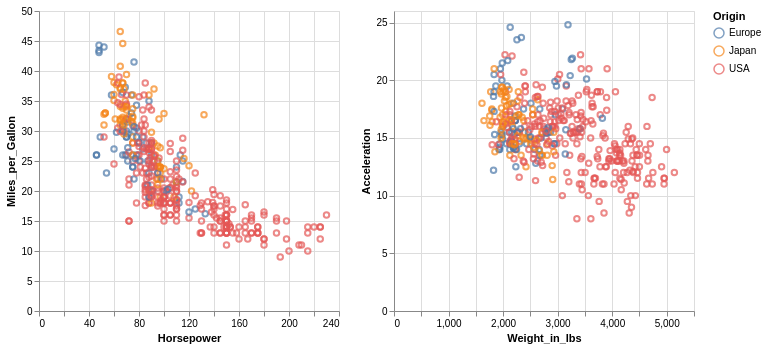

Notebook code for this chart:
### Code cell
# selection by adding brush

# brush = alt.selection(type='interval')
brush = alt.selection_interval(resolve='intersect')

points = (
    alt.Chart(cars_data)
    .mark_point()
    .encode(
        x=alt.X('Horsepower:Q', axis=alt.Axis(title='Horsepower')),
        y=alt.Y('Miles_per_Gallon:Q', axis=alt.Axis(title='Miles_per_Gallon')),
        color=alt.condition(brush, if_true='Origin:N', if_false=alt.value('lightgray')),
        tooltip=['Name:N', 'Cylinders:N']
    )
    .add_selection(brush)
)

points | points.encode(x=alt.X('Weight_in_lbs:Q'), y=alt.Y('Acceleration:Q'))

### Figure 1 — Vega-Lite specification as saved in the notebook (floating-point values rounded to 4 significant figures; data arrays with more than 128 entries replaced by an {"elided": "..."} marker saying what was removed)
{"config": {"view": {"continuousWidth": 300, "continuousHeight": 300}}, "hconcat": [{"mark": {"type": "point"}, "encoding": {"color": {"condition": {"param": "param_3", "field": "Origin", "type": "nominal"}, "value": "lightgray"}, "tooltip": [{"field": "Name", "type": "nominal"}, {"field": "Cylinders", "type": "nominal"}], "x": {"axis": {"title": "Horsepower"}, "field": "Horsepower", "type": "quantitative"}, "y": {"axis": {"title": "Miles_per_Gallon"}, "field": "Miles_per_Gallon", "type": "quantitative"}}, "name": "view_2"}, {"mark": {"type": "point"}, "encoding": {"color": {"condition": {"param": "param_3", "field": "Origin", "type": "nominal"}, "value": "lightgray"}, "tooltip": [{"field": "Name", "type": "nominal"}, {"field": "Cylinders", "type": "nominal"}], "x": {"field": "Weight_in_lbs", "type": "quantitative"}, "y": {"field": "Acceleration", "type": "quantitative"}}, "name": "view_3"}], "data": {"name": "data-583e73726c1545c56c203344161a975c"}, "params": [{"name": "param_3", "select": {"type": "interval", "resolve": "intersect"}, "views": ["view_2", "view_3"]}], "$schema": "https://vega.github.io/schema/vega-lite/v5.20.1.json", "datasets": {"data-583e73726c1545c56c203344161a975c": {"elided": "406 records"}}}
